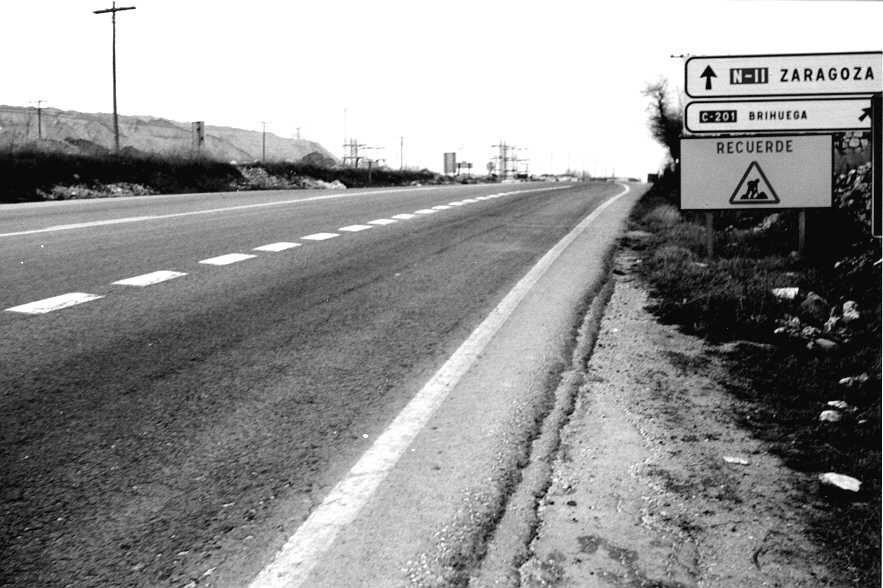
%> input picture pseudocolor/carretera.jpg, 883 x 588 px
$ octave pseudocolor.m   (GNU Octave 9; MATLAB toolbox functions it lacks are replaced by stand-ins)
%> lines starting %> are read from the running program, lines starting %| are printed output that depends on the picture
%%
%Pseudocolor: Transformacion del nivel de gris a color
%la idea consiste en realizar tres transforamciones independientes del
%nivel de gris en colores separados de rojo, verde y azul para cualquier
%pixel de la imagen original.
close all;
I=imread('carretera.jpg');
%> I is the input picture: size 588x883x3 uint8; min 0, max 255, mean 145.4
I=rgb2gray(I)
%> I: size 588x883 uint8
Id=im2double(I);

alpha = 2*pi;
%canal rojo
aux = cos(alpha .* Id+pi/2);
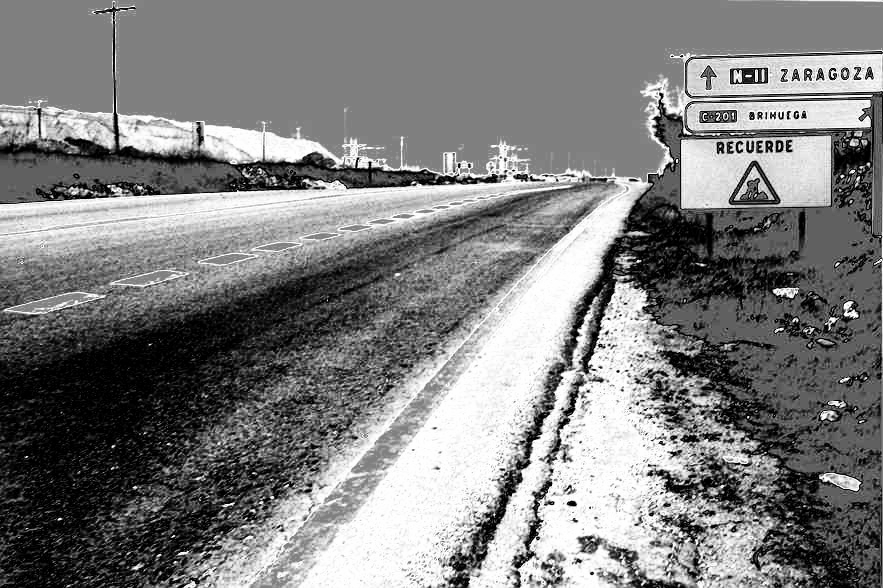
%> aux: size 588x883 double; min -1, max 1, mean -0.00858; drawn with min black and max white
R= im2uint8(aux.*aux);
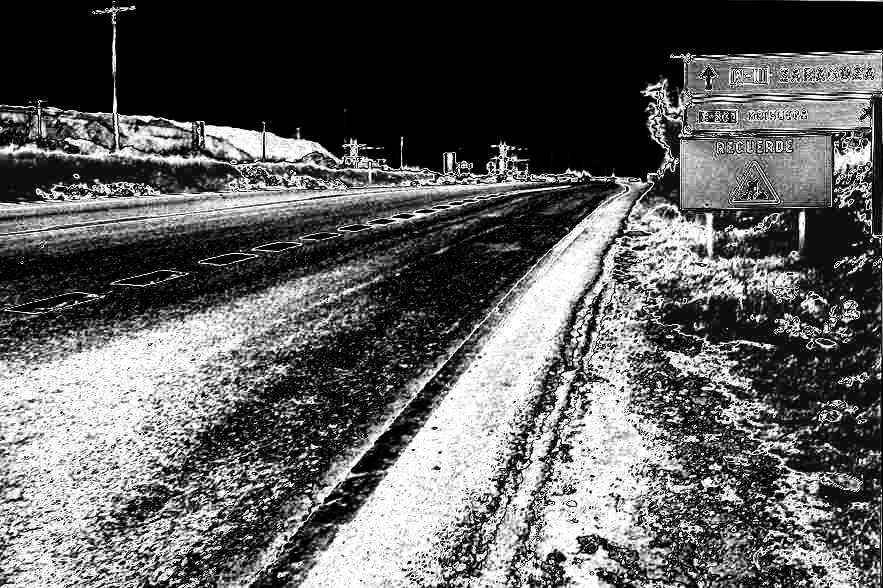
%> R: size 588x883 uint8; min 0, max 255, mean 94.5

%canal verde
aux=cos(alpha .* Id+pi/4);
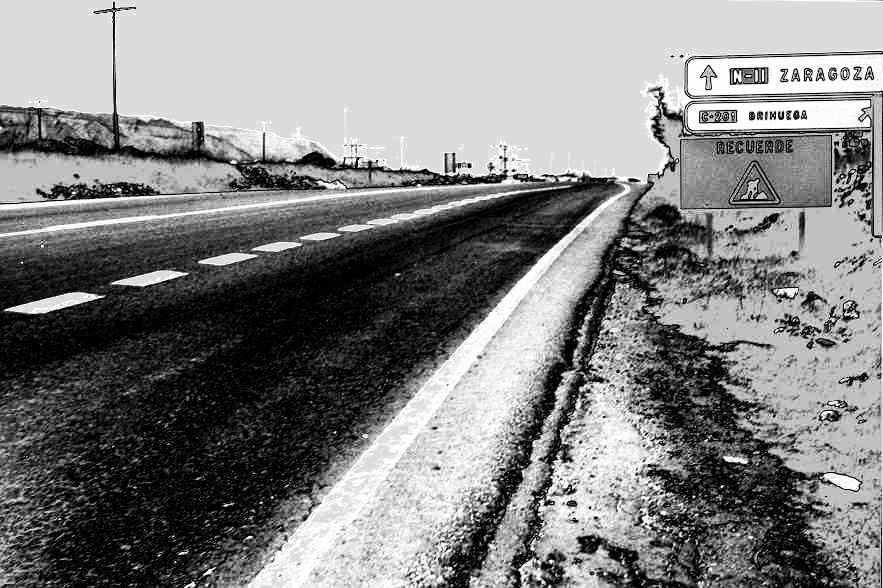
%> aux: size 588x883 double; min -1, max 1, mean 0.0229; drawn with min black and max white
G= im2uint8(aux.*aux);
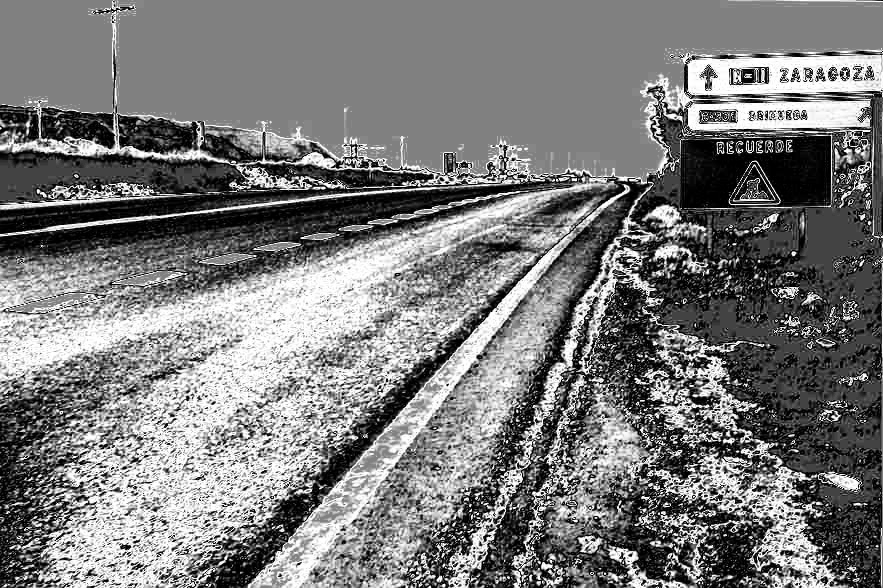
%> G: size 588x883 uint8; min 0, max 255, mean 122.1

%canal azul
aux=sin(alpha .* Id+pi/2);
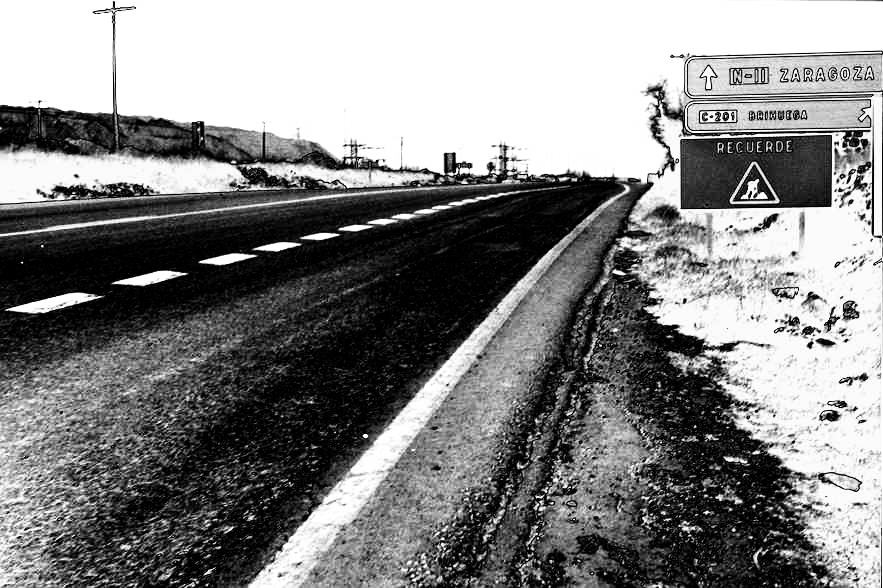
%> aux: size 588x883 double; min -1, max 1, mean 0.041; drawn with min black and max white
B=im2uint8(( aux.*aux));
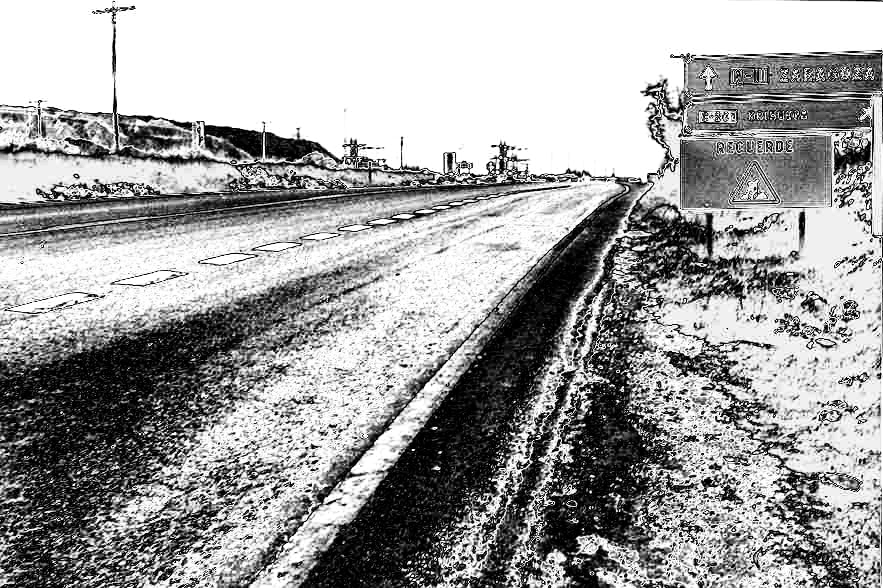
%> B: size 588x883 uint8; min 0, max 255, mean 160.5


Color = cat(3,R,G,B);
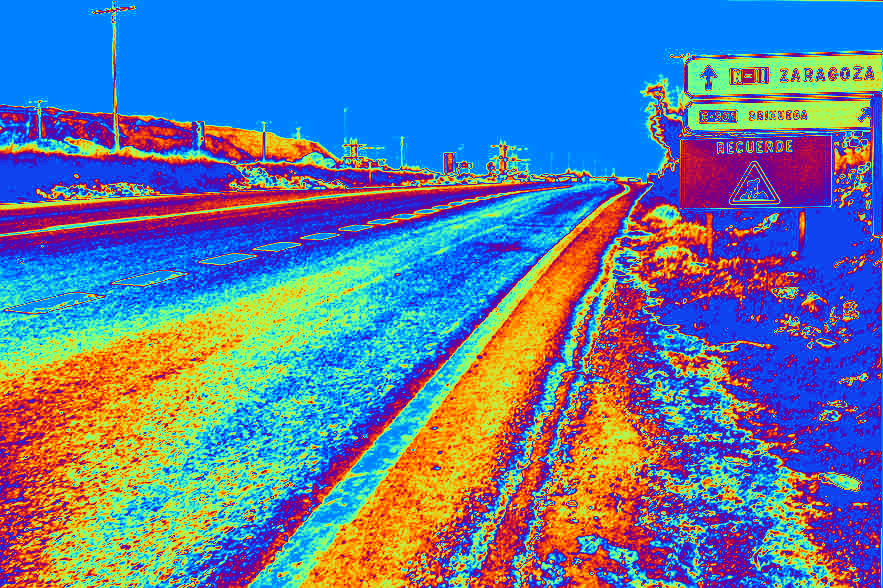
%> Color: size 588x883x3 uint8; mean R, G, B 94.5, 122.1, 160.5
figure, imshow(I),title('Original');
figure, imshow(Color), title('Pseudocolor');
